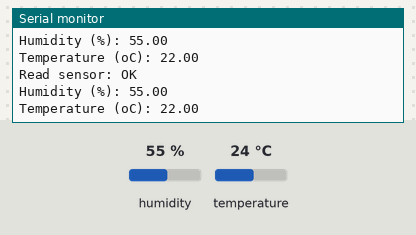
Recording of a sketch running on a simulated Arduino Uno, built with avr-gcc and run on an emulated ATmega328P. Shown: the last lines printed to the serial monitor. Inputs (shaded band) come from the test bench; at power-on: humidity 55 %, temperature 24 °C.

Above: at 2.8 s.
2.9 s: humidity set to 22 %
At 5.3 s:
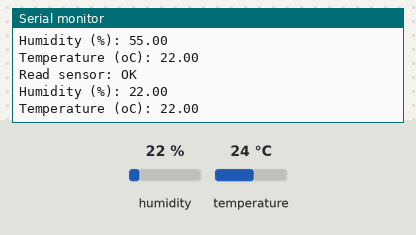
5.6 s: temperature set to 12 °C
At 7.1 s:
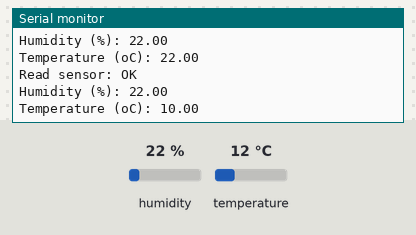
8.3 s: humidity set to 40 %
At 11.8 s:
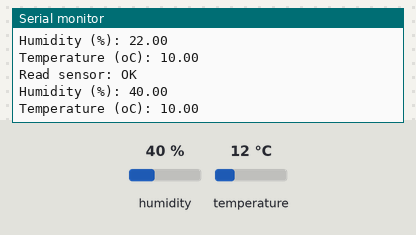
Timing chart, 0 to 13.3 s (numbered marks = the images above; inputs shaded):
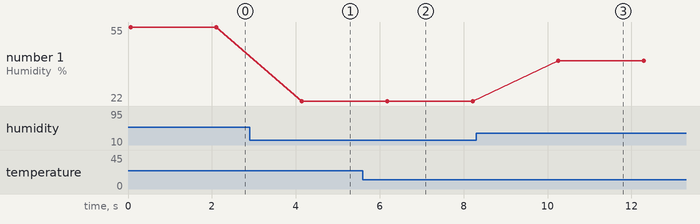

Measured:
- after the input at 2.9 s, the serial monitor: prints a new line after 1.2 s (image 1)
- after the input at 5.6 s, the serial monitor: prints a new line after 0.60 s (image 2)
- after the input at 8.3 s, the serial monitor: prints a new line after 2.0 s (image 3)
- plotted number 1: 22 → 40 after the input at 8.3 s

The sketch:

MicroduinoZigbeeTemptureRoutor.ino
```cpp
#include <dht11.h>

#include <SoftwareSerial.h>
SoftwareSerial mySerial(2, 3); // RX, TX

dht11 DHT11;
#define DHT11PIN 6 //DHT11 PIN 3


String humidity,temperature;
String tempHumi;

char buff[10];

void setup()
{
  Serial.begin(9600);
  mySerial.begin(9600);
  Serial.println("DHT11 TEST PROGRAM ");
  Serial.print("LIBRARY VERSION: ");
  Serial.println(DHT11LIB_VERSION);
  Serial.println();
}

void loop()
{
  Serial.println("\n");

  int chk = DHT11.read(DHT11PIN);

  Serial.print("Read sensor: ");
  switch (chk)
  {
    case DHTLIB_OK:
                Serial.println("OK");
                break;
    case DHTLIB_ERROR_CHECKSUM:
                Serial.println("Checksum error");
                break;
    case DHTLIB_ERROR_TIMEOUT:
                Serial.println("Time out error");
                break;
    default:
                Serial.println("Unknown error");
                break;
  }
  Serial.print("Humidity (%): ");
  Serial.println((float)DHT11.humidity, 2);
  Serial.print("Temperature (oC): ");
  Serial.println((float)DHT11.temperature-2, 2);


  dtostrf((float)DHT11.temperature, 6, 2, buff);
  temperature=buff;
  temperature.trim();

  dtostrf((float)DHT11.humidity, 6, 2, buff);
  humidity=buff;
  humidity.trim();
  //temperature=String((float)DHT11.temperature);
  //humidity=String((float)DHT11.humidity);
  tempHumi=temperature+','+humidity;

  mySerial.println(tempHumi);

  delay(2000);
}
```
